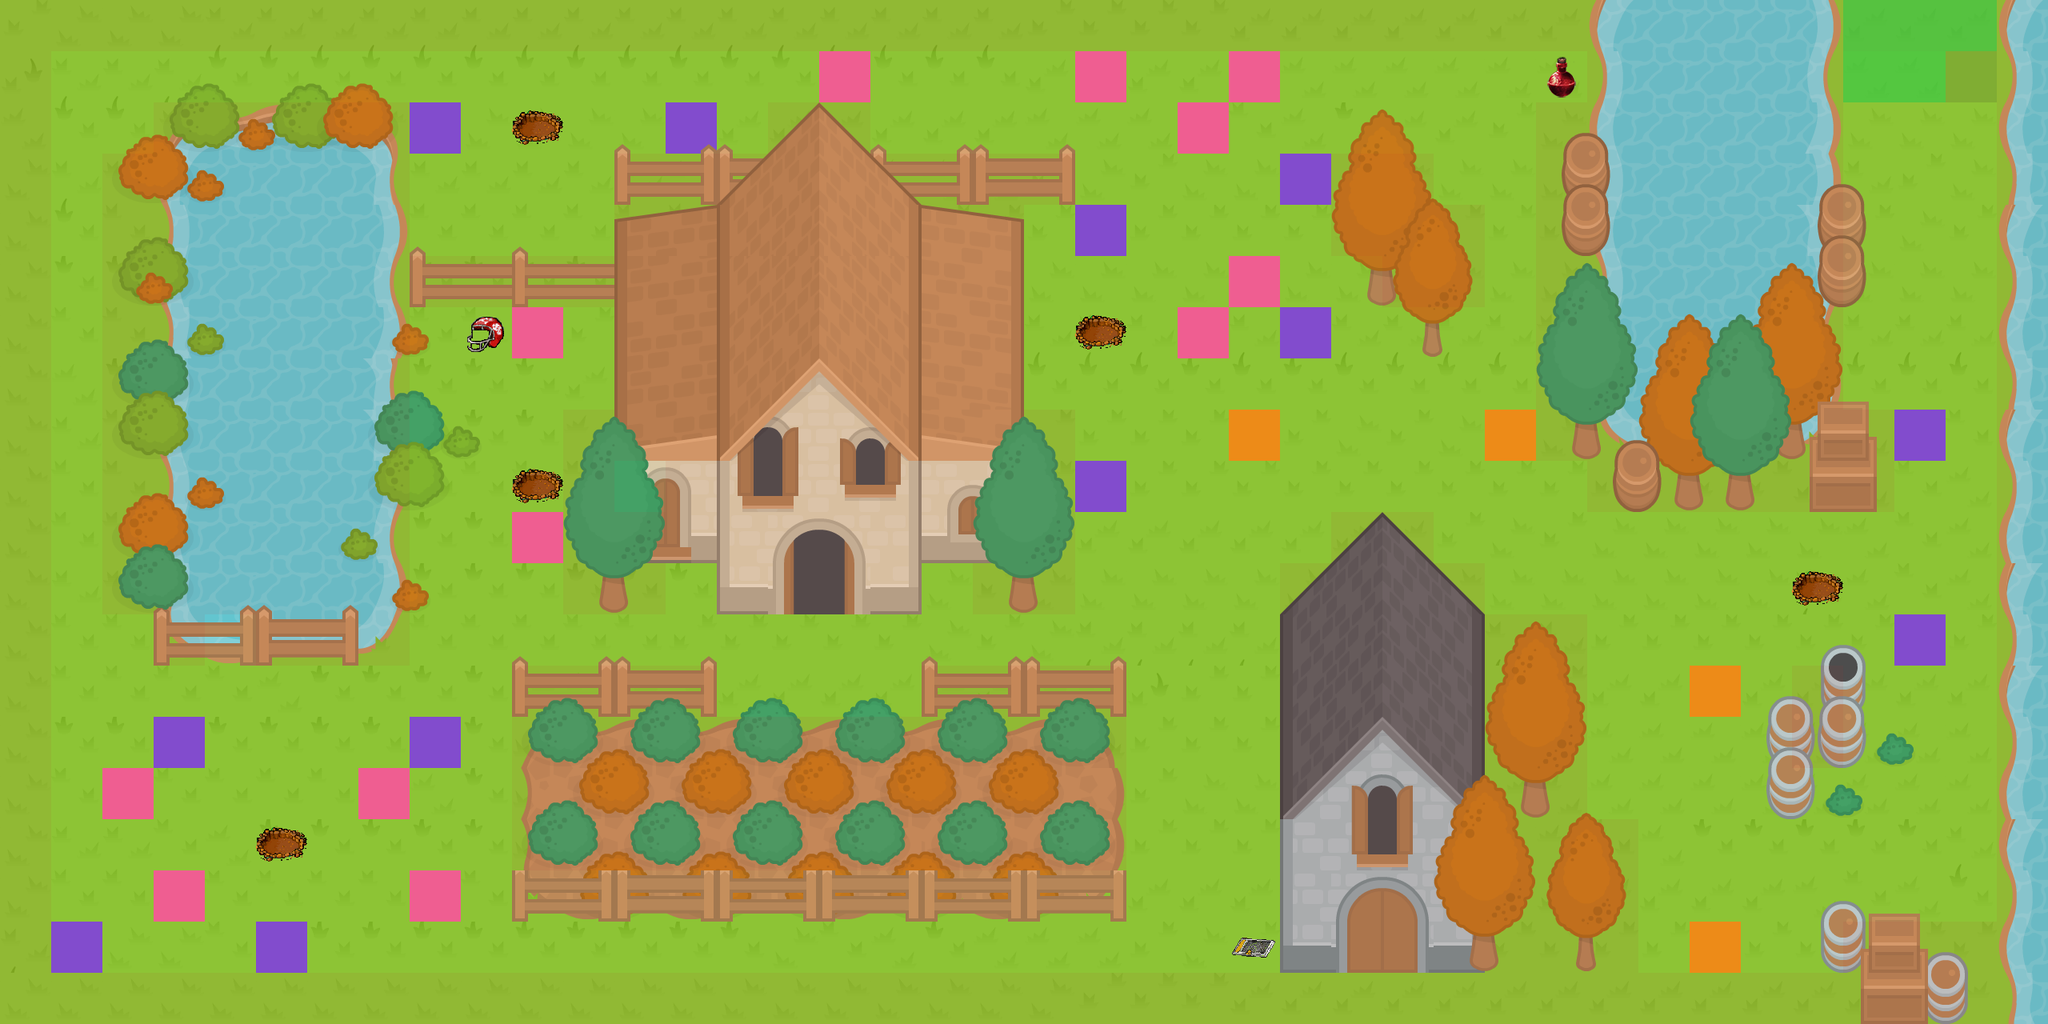

The image is a tile-based game level rendered from a .tmx file. Its description and source (layers, tilesets, objects; grid data summarised) follow:
An orthogonal 40x20 tile map with 64x64 px tiles, 15 tile layers (0_Background, trap, enemy_class_1, enemy_class_2, ...), 12 tilesets and 30 objects (hero, enemy1begin, enemy1end, enemy2begin, enemy2end, ...).

<map version="1.2" tiledversion="1.2.2" orientation="orthogonal" renderorder="right-down" width="40" height="20" tilewidth="64" tileheight="64" infinite="0" nextlayerid="32" nextobjectid="37">
 <tileset firstgid="1" source="RPGpack_sheet_2X.tsx" />
 <tileset firstgid="1041" source="meta.tsx" />
 <tileset firstgid="1042" source="bottle.tsx" />
 <tileset firstgid="1046" source="meta2.tsx" />
 <tileset firstgid="1047" source="weapon1.tsx" />
 <tileset firstgid="1048" source="weapon2.tsx" />
 <tileset firstgid="1049" source="enemy_class_1.tsx" />
 <tileset firstgid="1050" source="enemy_class_2.tsx" />
 <tileset firstgid="1051" source="enemy_class_3.tsx" />
 <tileset firstgid="1052" source="door.tsx" />
 <tileset firstgid="1053" source="helmet.tsx" />
 <tileset firstgid="1054" source="trap.tsx" />
 <layer id="17" name="0_Background" width="40" height="20">
  <data>[800 cells, 800 non-empty, 70 distinct tile ids]</data>
 </layer>
 <layer id="31" name="trap" width="40" height="20">
  <data>[800 cells, 5 non-empty, 1 distinct tile ids]</data>
 </layer>
 <objectgroup id="9" name="Objects">
  <object id="2" name="hero" x="1007.67" y="778.333" width="40" height="36" />
  <object id="4" name="enemy1begin" x="353.333" y="1189.33" />
  <object id="5" name="enemy1end" x="101.334" y="1192" />
  <object id="6" name="enemy2begin" x="672" y="412" />
  <object id="7" name="enemy2end" x="672" y="674.666" />
  <object id="8" name="enemy3begin" x="229.333" y="1112" />
  <object id="9" name="enemy3end" x="554.667" y="1117.33" />
  <object id="10" name="enemy4begin" x="220.003" y="928" />
  <object id="11" name="enemy4end" x="550.667" y="929.33" />
  <object id="12" name="enemy5begin" x="168" y="998.67" />
  <object id="13" name="enemy5end" x="493.333" y="992.003" />
  <object id="15" name="enemy6begin" x="548" y="154.667" />
  <object id="16" name="enemy6end" x="852" y="149.333" />
  <object id="17" name="enemy7begin" x="1062.67" y="90.6667" />
  <object id="18" name="enemy7end" x="1361.33" y="88" />
  <object id="19" name="enemy8begin" x="1380" y="280" />
  <object id="20" name="enemy8end" x="1385.33" y="618.667" />
  <object id="21" name="enemy9end" x="1573.33" y="537.333" />
  <object id="22" name="enemy9begin" x="1884" y="534.667" />
  <object id="23" name="enemy10begin" x="1561.33" y="87.3334" width="18.6667" height="22" />
  <object id="24" name="enemy10end" x="1556" y="342.666" width="20" height="13.3333" />
  <object id="25" name="enemy11begin" x="2408" y="546.667" />
  <object id="26" name="enemy11end" x="2401.33" y="809.333" />
  <object id="29" name="enemy12begin" x="1621.34" y="412" width="17.3333" height="18.6667" />
  <object id="30" name="enemy12end" x="1636" y="221.334" />
  <object id="31" name="enemy13begin" x="1500" y="162.667" />
  <object id="32" name="enemy13end" x="1498.67" y="418.666" />
  <object id="33" name="enemy14begin" x="2140" y="872" />
  <object id="34" name="enemy14end" x="2148" y="1181.33" />
  <object id="36" name="exit" x="2402" y="104.333" />
 </objectgroup>
 <layer id="28" name="enemy_class_1" width="40" height="20">
  <data>[800 cells, 12 non-empty, 1 distinct tile ids]</data>
 </layer>
 <layer id="29" name="enemy_class_2" width="40" height="20">
  <data>[800 cells, 12 non-empty, 1 distinct tile ids]</data>
 </layer>
 <layer id="30" name="enemy_class_3" width="40" height="20">
  <data>[800 cells, 5 non-empty, 1 distinct tile ids]</data>
 </layer>
 <layer id="18" name="1_treesBlocked" width="40" height="20">
  <data>[800 cells, 116 non-empty, 34 distinct tile ids]</data>
 </layer>
 <layer id="19" name="2_house2" width="40" height="20">
  <data>[800 cells, 94 non-empty, 49 distinct tile ids]</data>
 </layer>
 <layer id="20" name="3_windows&amp;doors" width="40" height="20">
  <data>[800 cells, 60 non-empty, 52 distinct tile ids]</data>
 </layer>
 <layer id="21" name="4_house1" width="40" height="20">
  <data>[800 cells, 122 non-empty, 100 distinct tile ids]</data>
 </layer>
 <layer id="22" name="5_tree" width="40" height="20">
  <data>[800 cells, 127 non-empty, 48 distinct tile ids]</data>
 </layer>
 <layer id="23" name="Medicine" width="40" height="20">
  <data>[800 cells, 1 non-empty, 1 distinct tile ids]</data>
 </layer>
 <layer id="24" name="Weapon" width="40" height="20">
  <data>[800 cells, 1 non-empty, 1 distinct tile ids]</data>
 </layer>
 <layer id="25" name="Weapon2" width="40" height="20">
  <data>[800 cells, 1 non-empty, 1 distinct tile ids]</data>
 </layer>
 <layer id="26" name="collidable" width="40" height="20" opacity="0.89">
  <data>[800 cells, 424 non-empty, 1 distinct tile ids]</data>
 </layer>
 <layer id="27" name="collectable" width="40" height="20" opacity="0.54">
  <data>[800 cells, 6 non-empty, 1 distinct tile ids]</data>
 </layer>
</map>
